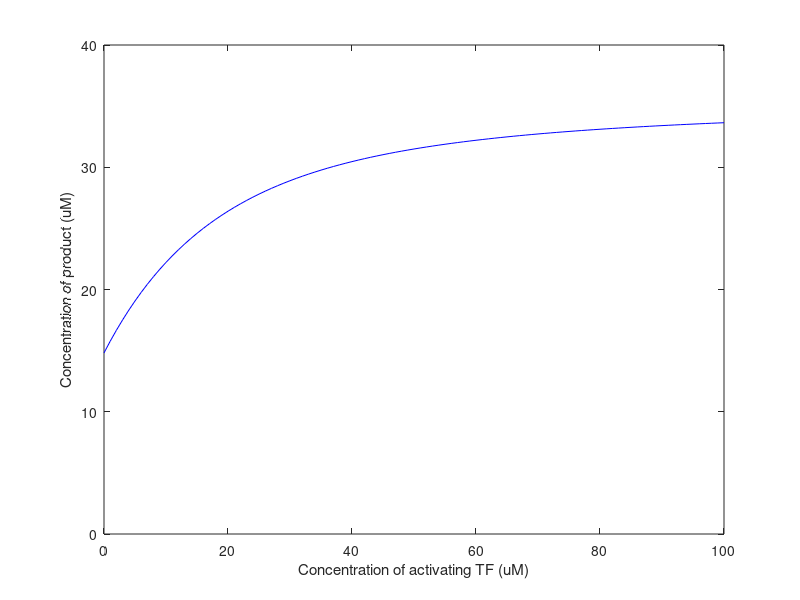

This figure's MATLAB source:
paramArray = 0:1:100;

%paramArray = logspace(-1,3,200); % Uncomment to make a log plot

g_storage = zeros(size(paramArray));

for iParam=1:numel(paramArray)
    
    % parameters
    kon = 0.001; % s^-1 uM^-1
    koff = 0.0005; % s^-1

    delta_m = 0.05;
    gamma_p = 0.02;
    delta_p = 0.01;

    gamma_m =@(p0,pr,pa,par) 1.0*p0+0.0*pr+2.0*pa+1.0*par;

    I = 10; % concentration of inhibitory transcription factor (uM) % EDIT for HW1
    C = paramArray(iParam); % concentration of activatory transcription factor (uM) % EDIT for HW1

    M =@(t) [-kon*C-kon*I, +koff*I      ,          koff,       0;
                   +kon*I, -koff*I-kon*C,             0,   +koff;
                   +kon*C,             0,   -koff-kon*I,   +koff;
                        0,        +kon*C,         kon*I, -2*koff];


    dmdt =@(p0,pr,pa,par,m,p,t) +gamma_m(p0,pr,pa,par) - delta_m*m;
    dpdt =@(p0,pr,pa,par,m,p,t) +gamma_p*m - delta_p*p;

    initialCondition = [1,0,0,0,0,0];

    dxdt = @(t,x)[M(t)*[x(1);x(2);x(3);x(4)];
                   dmdt(x(1),x(2),x(3),x(4),x(5),x(6));
                   dpdt(x(1),x(2),x(3),x(4),x(5),x(6))];
    
    [T, X] = ode45(dxdt, [0.0,100], initialCondition);
    
    g_storage(iParam) = X(end,6);
    
end

figure; clf;
plot(paramArray,g_storage, '-b')
xlabel('Concentration of activating TF (uM)') % EDIT for HW1
ylabel('Concentration of product (uM)')
set(gca,'ylim', [0,40]);